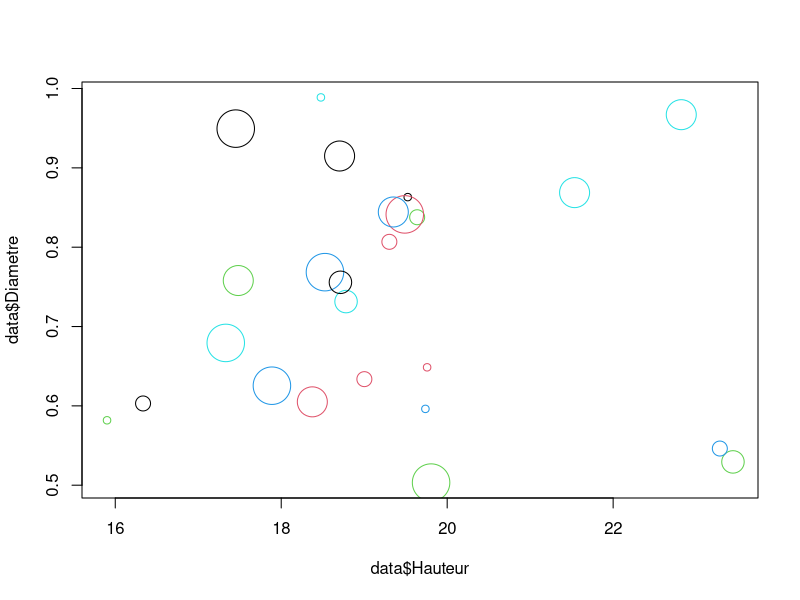
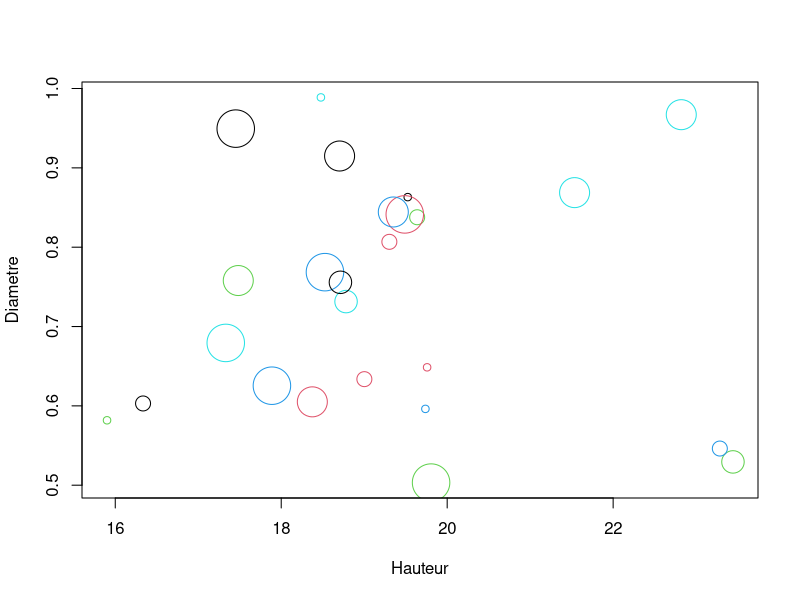

Generate these figures, in order, with R: (Note: this script raises an error after producing the figures.)
library(magrittr)

# ==============================================================================
# =                                                                            =
# =                   THEME 2 : MAGRITTR ET FONCTION                           =
# =                                                                            =
# ==============================================================================

# ==================================
# =   Opérateur de piping simple   =
# ==================================

# Ecrire plusieurs fonctions l'une dans l'autre est parfois illisible

x = runif(20)
y = mean(sqrt(diff(cumsum(x))+1)/3)

# Pour résoudre ce problème on peut créer des sous variables

xcum = cumsum(x)
xcumdiff = diff(xcum)
xcumdiff = xcumdiff + 1
xxx = sqrt(xcumdiff)/3
y = mean(xxx)

# Ce n'est pas vraiment mieux. On ne comprend pas plus le code, le choix des noms de
# variable est difficile (manque cruel d'inspiration)

# La solution la plus élégante étant les opérateurs de piping. On lit alors le code
# comme du francais

y = x %>% cumsum %>% diff %>% add(1) %>% sqrt %>% divide_by(3) %>% mean

# ==================================
# =   Opérateur de piping double   =
# ==================================

data = data.frame(colonne1 = runif(10), colonne2 = runif(10))

data$colonne2 = sqrt(data$colonne2)

data = data.frame(colonne1 = runif(10), colonne2 = runif(10))

data$colonne2 %<>% sqrt

# ==================================
# =   Opérateur de piping de nom   =
# ==================================

data = data.frame(Parcelle = rep(1:5, 5), 
                  Hauteur  = rnorm(25, 20, 2), 
                  Diametre = runif(25, 0.5, 1), 
                  Qualite  = sample(1:5, 25, T))

# Sans pipe

data$Parcelle = as.factor(data$Parcelle)

plot(data$Hauteur, data$Diametre, col = data$Parcelle, cex = data$Qualite)

# Avec pipe

data$Parcelle %<>% as.factor

data %$% plot(Hauteur, Diametre, col = Parcelle, cex = Qualite)


# ==================================
# =      Ecrivez des fonctions     =
# ==================================

# Ecrivez votre code comme si il devait être lu comme du francais (de l'anglais plutôt).
# Ecrivez votre code comme pour être lu par un autre que vous
# Et oui, un bon code peut être lu (presque) comme un livre.

# Comparez ce code 

for(i in unique(test4$num_UC))
{ 
  for (j in 1:max(test4[test4$num_UC==i,]$num_branch_azi,na.rm=T))
  {
    ifelse(j != max(test4[test4$num_UC==i,]$num_branch_azi,na.rm=T),
    {
      test4[test4$num_UC==i & test4$num_branch_azi==j,]$angle <-test4[test4$num_UC==i & test4$num_branch_azi==j+1,]$Azimut - test4[test4$num_UC==i & test4$num_branch_azi==j,]$Azimut
    },{
      test4[test4$num_UC==i & test4$num_branch_azi==j,]$angle <-360 - test4[test4$num_UC==i & test4$num_branch_azi==j,]$Azimut + test4[test4$num_UC==i & test4$num_branch_azi==1,]$Azimut
    })
  }
}

# Et ce code 

calcul_angles = function(azimuts)
{
  n = length(azimuts)
  angles = lead(azimuts) - azimuts
  angles[n] = 360 - azimuts[n] + azimuts[1]
  return(angles)
}

test4 %>% group_by(num_UC) %>% mutate(angles = calcul_angles(Azimut))

# Quelle difference principale ? (Hormis l'utilisation de dplyr que nous verrons tantôt)


# Créez des fonctions pour:
# - ne pas se répéter
# - simplifier la lecture du code
# - debugger plus facilement
